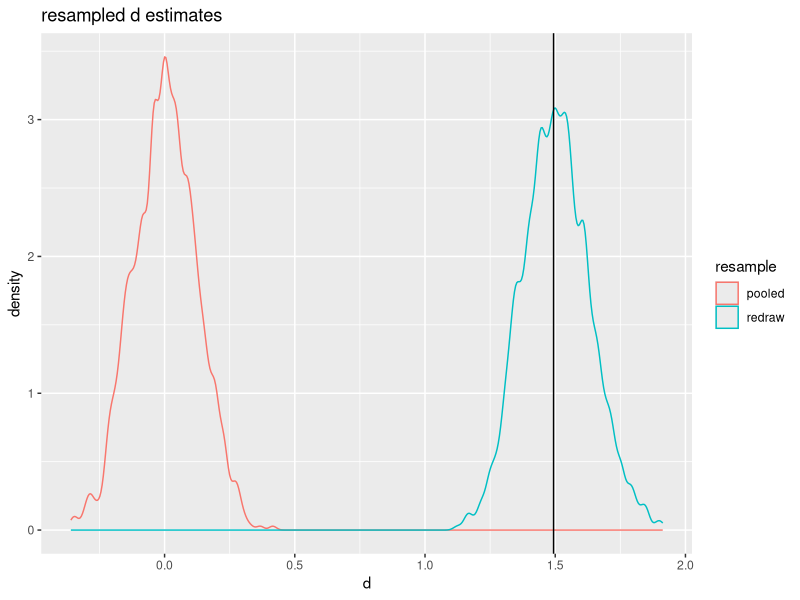
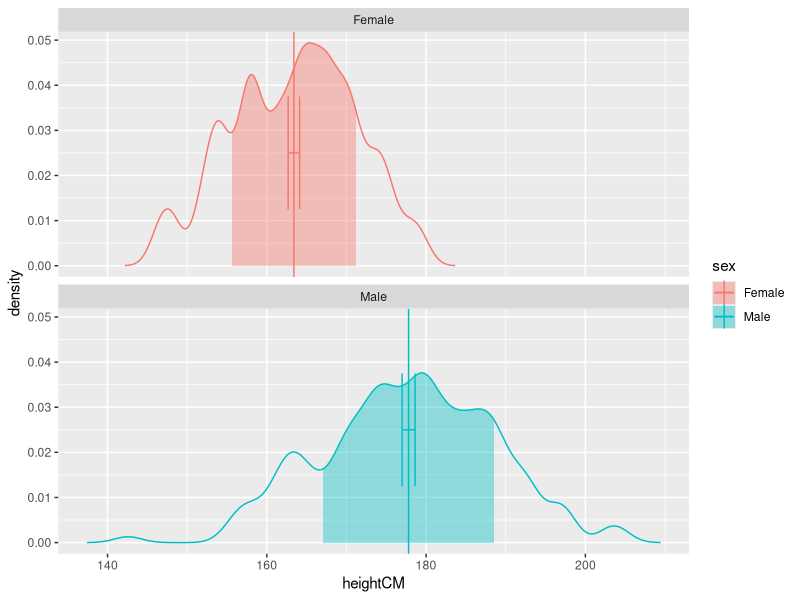

R code for these plots, in order:
## ---- chunk 1
library("ggplot2")
h <- data.frame(sex=c('Male','Female'),
                n=c(179,118),
                mean=c(177.8,163.4),
                seOfMean=c(0.81,0.72),
                stringsAsFactors = FALSE)
h$sdOfIndividuals <- sqrt(h$n)*h$seOfMean
print(h)

pooledSD <- ((h[1,'n']-1)*h[1,'sdOfIndividuals']+(h[2,'n']-1)*h[2,'sdOfIndividuals'])/
  (h[1,'n']+h[2,'n']-2)
z <- (h[1,'mean']-h[2,'mean'])/(pooledSD/sqrt(h[1,'n']+h[2,'n']))
print(z)
d <- (h[1,'mean']-h[2,'mean'])/pooledSD
print(d)

# simulate 
set.seed(23525)
popMale <- rnorm(n=h[1,'n'],mean = h[1,'mean'], sd = sqrt(h[1,'n'])*h[1,'seOfMean'])
popMale <- popMale*h$sdOfIndividuals[[1]]/sd(popMale)
popMale <- popMale + h$mean[[1]] - mean(popMale)
popFemale <- rnorm(n=h[2,'n'],mean = h[2,'mean'], sd = sqrt(h[2,'n'])*h[2,'seOfMean'])
popFemale <- popFemale*h$sdOfIndividuals[[2]]/sd(popFemale)
popFemale <- popFemale + h$mean[[2]] - mean(popFemale)

computeD <- function(pop1,pop2) {
  sd1 <- sd(pop1)
  sd2 <- sd(pop2)
  pooledSD <- ((length(pop1)-1)*sd1+(length(pop2)-1)*sd2)/(length(pop1)+length(pop2)-2)
  d <- (mean(pop1)-mean(pop2))/pooledSD
  d
}

computeD(popMale,popFemale)

drawR1 <- function() {
  pM <- sample(popMale,size=length(popMale),replace=TRUE)
  pF <- sample(popFemale,size=length(popFemale),replace=TRUE)
  computeD(pM,pF)
}

drawRPooled <- function() {
  pM <- sample(c(popMale,popFemale),size=length(popMale),replace=TRUE)
  pF <- sample(c(popMale,popFemale),size=length(popFemale),replace=TRUE)
  computeD(pM,pF)
}

dDraws <- rbind(data.frame(d=replicate(1000,drawR1()),resample='redraw'),
                data.frame(d=replicate(1000,drawRPooled()),resample='pooled'))
ggplot(data=dDraws,mapping=aes(x=d,color=resample)) + 
  geom_density(adjust=0.5) + geom_vline(xintercept = d) +
  ggtitle("resampled d estimates")



sumCross <- 0
nCross <- 0
for(a in popMale) {
  for(b in popFemale) {
    sumCross <- sumCross + (a-b)^2
    nCross <- nCross + 1
  }
}
print(sqrt(sumCross/nCross))

sumMale <- 0
nMale <- 0
for(a in popMale) {
  for(b in popMale) {
    sumMale <- sumMale + (a-b)^2
    nMale <- nMale + 1
  }
}
print(sqrt(sumMale/nMale))
print(sd(popMale)*sqrt(2))
print(sqrt(sumCross/nCross)/sqrt(sumMale/nMale))

sumFemale <- 0
nFemale <- 0
for(a in popFemale) {
  for(b in popFemale) {
    sumFemale <- sumFemale + (a-b)^2
    nFemale <- nFemale + 1
  }
}
print(sqrt(sumFemale/nFemale))
print(sd(popFemale)*sqrt(2))
print(sqrt(sumCross/nCross)/sqrt(sumFemale/nFemale))

rat <- (sumCross/nCross)/((sumMale+sumFemale)/(nMale+nFemale))
print(rat)
print(1+d*d/2)

print(sqrt(rat))
print(sqrt(d*d/2+1))

print(sqrt(rat-1))
print(d/sqrt(2))

dpop <- rbind(data.frame(heightCM=popMale,sex='Male'),
              data.frame(heightCM=popFemale,sex="Female"))

h$sdOfINdividuals <- h$seOfMean*sqrt(h$n)

densM  = density(dpop$heightCM[dpop$sex=='Male'], adjust=0.5)
densF  = density(dpop$heightCM[dpop$sex=='Female'], adjust=0.5)
dens <- rbind(data.frame(heightCM=densM$x,density=densM$y,sex='Male'),
              data.frame(heightCM=densF$x,density=densF$y,sex='Female'))
dens$inBar <- ((dens$sex=='Female')&((dens$heightCM>=h[2,'mean']-h[2,'sdOfINdividuals'])&
  (dens$heightCM<=h[2,'mean']+h[2,'sdOfINdividuals']))) | 
   ((dens$sex=='Male')&((dens$heightCM>=h[1,'mean']-h[1,'sdOfINdividuals'])&
  (dens$heightCM<=h[1,'mean']+h[1,'sdOfINdividuals'])))
ggplot() +
  geom_line(data=dens,mapping=aes(x=heightCM,y=density,color=sex)) +
  geom_ribbon(data=dens[dens$inBar,,drop=FALSE],
              mapping=aes(x=heightCM,ymin=0,ymax=density,fill=sex),alpha=0.4) +
  geom_vline(data=h,mapping=aes(xintercept=mean,color=sex)) +
  geom_errorbarh(data=h,
                 mapping=aes(y=0.025,x=mean,xmin=mean-seOfMean,xmax=mean+seOfMean,color=sex),
                 height=0.025) + 
  facet_wrap(~sex,ncol=1)
## ---- chunk 2
h <- data.frame(sex=c('Male','Female'),
                n=c(2436,3311),
                mean=c(1750,1612),
                sdOfIndividuals=c(89.93,69.05),
                stringsAsFactors = FALSE)
print(h)
pooledSD <- ((h[1,'n']-1)*h[1,'sdOfIndividuals']+(h[2,'n']-1)*h[2,'sdOfIndividuals'])/
  (h[1,'n']+h[2,'n']-2)
z <- (h[1,'mean']-h[2,'mean'])/(pooledSD/sqrt(h[1,'n']+h[2,'n']))
print(z)
d <- (h[1,'mean']-h[2,'mean'])/pooledSD
print(d)
